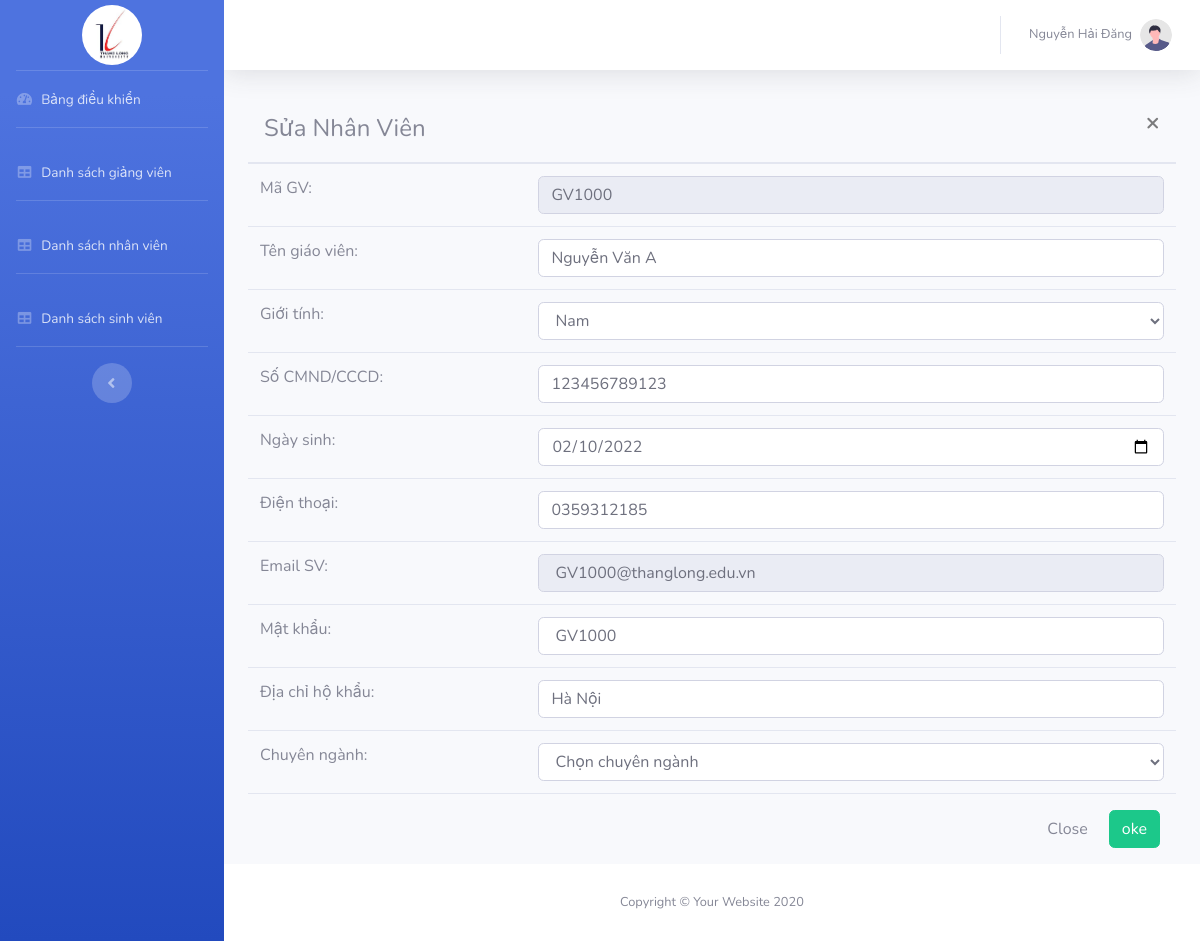
Page /index.php?controller=admin&action=suanhanvien&id=34 (signed in) on the committed database.
### tables this page shows
CREATE TABLE `giangvien` (
  `id` int(11) NOT NULL,
  `magiangvien` varchar(6) NOT NULL,
  `hovaten` varchar(200) NOT NULL,
  `diachi` varchar(200) NOT NULL,
  `email` varchar(200) NOT NULL,
  `dienthoai` varchar(10) NOT NULL,
  `cmnd` varchar(12) NOT NULL,
  `ngaysinh` date NOT NULL,
  `image` varchar(200) NOT NULL,
  `role_id` int(11) NOT NULL DEFAULT 2,
  `gioitinh` varchar(500) NOT NULL DEFAULT 'nam',
  `password` varchar(50) NOT NULL,
  `chuyennganh` varchar(10) NOT NULL,
  `ChuNhiem` varchar(10) NOT NULL,
  `trangthai` tinyint(1) NOT NULL DEFAULT 1,
  `created_at` date NOT NULL,
  `updated_at` date NOT NULL
);

### models/admin.php (called while the page is built, shortened)
<?php
class admin
{
    private $conn;
    private $result = null;
    public function __construct($conn)
    {
        $this->conn = $conn;
    }
    public function execute($sql)
    {
        $this->result = $this->conn->query($sql);
        return $this->result;
    }
    public function dem()
    {
        if ($this->result) {
            $num = mysqli_num_rows($this->result);
        } else {
            $num = 0;
        }
        return $num;
    }
    public function editgiangvienid($id)
    {
        $sql = "select * from giangvien where `id`='$id' ";
        $data = $this->execute($sql);
        if ($this->dem() != 0) {
            $data = mysqli_fetch_array($this->result);
        } else {
            $data = [];
        }
        return $data;
    }
}

### view/admin/suanhanvien.php (the view, shortened to what this page needs)
<link href="vendor/fontawesome-free/css/all.min.css" rel="stylesheet" type="text/css">
    <link href="css/sb-admin-2.min.css" rel="stylesheet">
    <link href="vendor/datatables/dataTables.bootstrap4.min.css" rel="stylesheet">
<div id="wrapper">
    <?php require_once("./view/admin/headeradminLeft.php"); ?>
    <div id="content-wrapper" class="d-flex flex-column">
        <div id="content">
            <?php require_once("./view/admin/headeradminTop.php"); ?>
            <div class="container-fluid">
                <div class="modal-header">
                    <h4 class="modal-title">Sửa Nhân Viên</h4>
                    <a href="?controller=admin&action=danhsachsinhvien" type="button" class="close">&times;</a>
                </div>
                <form  method="POST">
                <table width="100%">
                        <tbody class="table">
                            <tr>
                                <td class="modal-td" width="30%">Mã GV:</td>
                                <td class="modal-td"><input type="text" id="magiangvien" name="magiangvien" class="form-control" value="<?= $gvid['magiangvien'] ?>" readonly></td>
                            </tr>
                            <tr>
                                <td class="modal-td" width="30%">Tên giáo viên:</td>
                                <td class="modal-td"><input type="text" id="hovaten" name="hovaten" value="<?= $gvid['hovaten'] ?>" class="form-control"></td>
                            </tr>
                            <tr>
                                <td class="modal-td" width="30%">Giới tính:</td>
                                <td class="modal-td">
                                <select class="form-control" id="gioitinh" name="gioitinh">
                                    <option value="Nam" <?php if ($gvid['gioitinh'] == 'Nam') {
                                                            echo ' selected';
                                                        } ?>>Nam</option>
                                </select>
                                </td>
                            </tr>
                            <tr>
                                <td class="modal-td" width="30%">Số CMND/CCCD:</td>
                                <td class="modal-td"><input type="text" class="form-control" name="CMND"  value="<?= $gvid['cmnd'] ?>" id="CMND"></td>
                            </tr>
                            <tr>
                                <td class="modal-td" width="30%">Ngày sinh:</td>
                                <td class="modal-td">
                                    <input class="form-control" id="ngaysinh"  value="<?= date($gvid['ngaysinh']) ?>" name="ngaysinh" type="date" />
                                </td>
                            </tr>
                            <tr>
                                <td class="modal-td">Điện thoại:</td>
                                <td class="modal-td"><input type="text" id="phone"  value="<?= $gvid['dienthoai'] ?>" name="phone" class="form-control"></td>
                            </tr>
                            <tr>
                                <td class="modal-td">Email SV:</td>
                                <td class="modal-td"><input type="text" class="form-control" value=" <?= $gvid['magiangvien'] ?>@thanglong.edu.vn" name="email" id="email" readonly></td>
                            </tr>
                            <tr>
                                <td class="modal-td">Mật khẩu:</td>
                                <td class="modal-td"><input type="text" class="form-control" value=" <?= $gvid['password'] ?>" name="password" id="password"></td>
                            </tr>
                            <tr>
                                <td class="modal-td">Địa chỉ hộ khẩu:</td>
                                <td class="modal-td">
                                    <input type="text" class="form-control" value="<?= $gvid['diachi'] ?>"  name="diachi" id="diachi">
                                </td>
                            </tr>
                            <tr>
                                <td class="modal-td" width="30%">Chuyên ngành:</td>
                                <td class="modal-td">
                                <select class="form-control" id="chuyennganh" name="chuyennganh">
                                        <option value="">Chọn chuyên ngành</option>
                                    </select>
                                </td>
                            </tr>
                        </tbody>
                    </table>
                    <div class="modal-footer">
                        <a href="?controller=admin&action=danhsachnhanvien" type="button" class="btn btn-default">Close</a>
                        <input type="submit" class="btn btn-success" name="suanhanvien" value="oke">
                    </div>
                </form>
            </div>
        </div>
        <?php require_once("./view/admin/footeradmin.php"); ?>
    </div>
</div>

### rows in the picture
giangvien: magiangvien "GV1000", hovaten "Nguyễn Văn A", CMND "123456789123", ngaysinh "02/10/2022", phone "0359312185", email "GV1000@thanglong.edu.vn", password "GV1000", diachi "Hà Nội"

### other values in the picture
$_SESSION['name'] "Nguyễn Hải Đăng"
